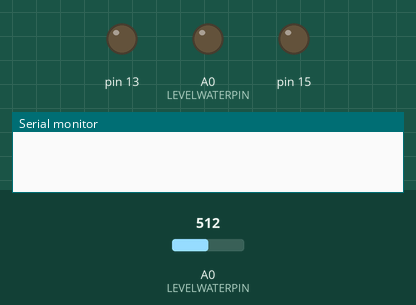
Recording of a sketch running on a simulated Arduino Uno, built with avr-gcc and run on an emulated ATmega328P. Shown: output pins drawn as LEDs (lit = HIGH), the last lines printed to the serial monitor. The inputs (shaded band) are chosen by the test bench; at power-on: A0 (LEVELWATERPIN) = 512.

Above: at 0.1 s.
At 2.1 s:
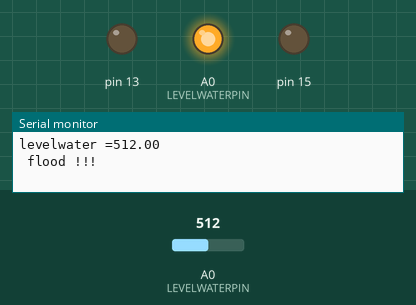
Timing chart, 0 to 3.6 s (numbered marks = the images above):
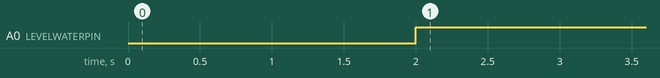

The sketch:

_04_09.ino
```cpp
#define INTERVAL_GET_DATA 2000  // интервал измерений, мс
#define LEVELWATERPIN A0      // аналоговый пин
// пороговое значение протечки
#define LEVELWATER 100

// переменная для интервала измерений
unsigned long millis_int1=0;

void setup(void) {
   // входы подключения к мультиплексору D5, D7, D8 (GPIO 14, 13, 15)
   // как OUTPUT
   pinMode(14,OUTPUT);
   pinMode(13,OUTPUT);
   pinMode(15,OUTPUT);
   // запуск последовательного порта
   Serial.begin(9600);
}

void loop(void) {
   if(millis()-millis_int1 >= INTERVAL_GET_DATA) {
      // получение данных c датчика уровня воды
      float  levelwater= get_data_levelwater();
      // вывод в монитор последовательного порта
      Serial.print("levelwater =");Serial.println(levelwater);
      if(levelwater>LEVELWATER)
         Serial.println(" flood !!!");
      // старт интервала отсчета
      millis_int1=millis();
   }
}

// получение данных с датчика уровня воды
float get_data_levelwater()  {
  // выбор входа мультиплексора CD4051 – y1 (001)
  digitalWrite(14,HIGH);
  digitalWrite(13,LOW);
  digitalWrite(15,LOW);
  // получение значения с аналогового вывода датчика
  int avalue=analogRead(LEVELWATERPIN);
  return (float) avalue;
}
```

Measured:
- by itself, A0 (LEVELWATERPIN): LOW → HIGH at 2.0 s
